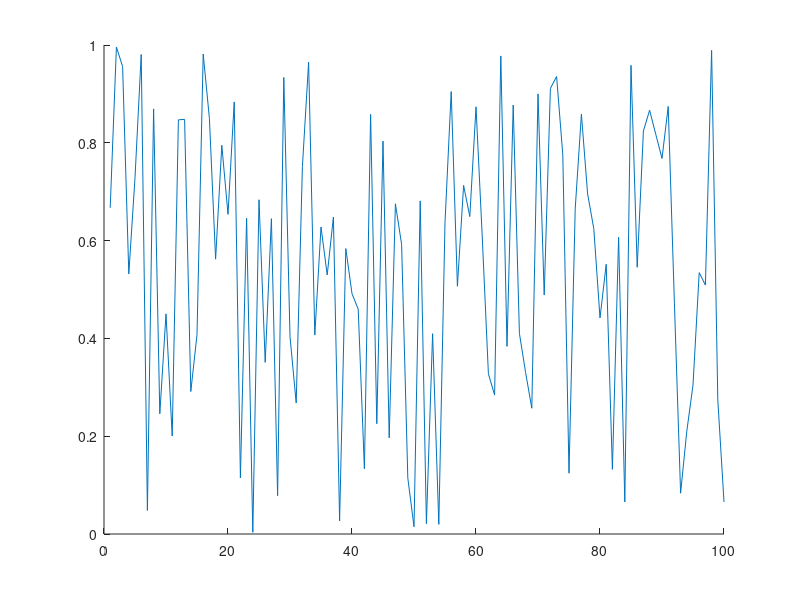

Source code (MATLAB): (Note: this script raises an error after producing the figure.)
clc
close all
clear

if isfolder('pics') == 0
    mkdir('pics')
end

x = 1:100;
y = rand(100,1);
idxmin = find(y == max(y));
idxmax = find(y == min(y));
txt = ['\leftarrow y = ',int2str(max(y))];
hold on
plot(x,y)
plot(x,y,'o','MarkerIndices',[idxmin idxmax],'MarkerFaceColor','red','MarkerSize',5)
t = text(idxmax,y(idxmax),txt);
t.Color = [153/255 153/255 255/255];
hold off
legend('random plot [0:1]');
print -dpng ./pics/test.png
close
%% testing plot function
clc

x = [0:0.01:2*pi];
y = sin(x);
yCmp = cos(x);
string = 'My test plot';
p_title = 'test_print';
t="";

% test = myplot(x,y,string,p_title);
test2 = superplot(x,y,'plotName',"My super plot",'figureName',"super_plot");
test3 = superplot(x,y,'cmpYLegend',"cos(x)",'figureName',"cosxVsSinx",'cmpY',yCmp,'yLegend',"sin(x)",'yName',"Amplitude",'xName',"Samples NOT normalized to 2\pi", ...
    'plotName',"Plotting cos(x) against sin(x)");
close(test2);
close(test3);
test4 = superplot(x,y);

testV = ones(1,1);
testV(2) = 5;

%% testing MER loop
% clear
clc
close all
clear

idx = 1;
for i = 0:200
    if ( rem((i-1)/4,1)==0 )
        validLen(idx) = i;
        idx = idx+1;
    end
end

% Constants are double-precision by default
vec = [85 121];

% for i
    
% for i = vec(1):0.01:vec(1)
%     fprintf("i is %d coefficients\n",i);
% end
    
% for i = 0:2:10
%     fprintf("i SHOULD be EVEN and is %d\n",i);
% end

%coefficients have to be even and divisible by span w/no remainder LOOK
%INTO THIS
%beta MUST be greater than 0
[MER_out, betaTX_out, betaRCV_out, coeff_out] = MER_opt('Nsps',4,'numCoeffs',vec,'betaTX',[0.1 0.0001 0.2],'betaRCV',[0.1 0.0001 0.2],'MER',50);
% [MER_out, betaTX_out, betaRCV_out, coeff_out] = MER_opt('Nsps',4,'numCoeffs',[25 77],'betaTX',[.01 0.01 .16],'betaRCV',[0.12 0.01 0.34],'MER',40);

last = find(~MER_out,1);
fileID = fopen('GSM_parameters.txt','w');
cBeta = char(hex2dec('03b2'));
fprintf(fileID,'%10s %10s %10s %10s\r\n','MER', 'betaTX', 'betaRCV', 'length');
A = [MER_out(1:last-1); betaTX_out(1:last-1); betaRCV_out(1:last-1); coeff_out(1:last-1)];
A = [MER_out; betaTX_out; betaRCV_out; coeff_out];
fprintf(fileID,'%10.6f %10.6f %10.6f %8.0f\r\n',A);
fclose(fileID);

% c_idx = find(coeff_out==121);
% max_121 = max(MER_out(c_idx(1):c_idx(end)));
% desired_121 = find(MER_out>=54.0679);

DONE = ones(10,1);
finish = sum(DONE(1:5));

%% MER calc
% clc
% clear all
% close all
% den = [-0.001473028462308   0.005666223150735  -0.019416661964618  -0.041188246018261   0.083990599017613  -0.169565530125065   0.900837427479342 ...
%     0.311842632473442  -0.140969388867244   0.099871376920441  -0.088049305611010   0.023834632003521  -0.009447343197004   0.002953619390284]
% 
% pk = 0.99924965776672958;
% 
% 10*log10(pk^2/sum(den.^2));

%% Measuring OOB requirements
clear 
close all
clc

format long
% window designer from 0 to pi
% load('KaisWin.mat');
load('windowKais101.mat');

% #TX&RCV length; RCV rolloff here
% beta = 0.146600;  %trial 1
% N = 65;
% beta = 0.116400;    %trial 2
% N = 73;
% beta = 0.144400;   %trial 3
% N = 121;
beta = 0.188000;     %trial 18 i stop counting bruh
N = 101;

Nsps = 4;
span = (N-1)/4;
% digital angular frequency, w (rads/sample)
% w = [0:0.001:1000]/1000*pi; %0-0.5
w = [0:0.001:2000]/1000*pi; %one whole cycle

GSM = rcosdesign(beta,span,Nsps);
As = 60;
b = 0.1102*(As-8.7);

b_pps = 0.183000;

for bk = 0:0.1:2
% for bk = 1:0.1:1       %trial 6
% for bk = 0:0.1:2       %trial 6
% for bk = 2.057:0.001:2.057
% for bk = 2.202:0.001:2.202
% *** b_nom is for TX filter ***
%     for b_nom = 0.10:0.01:0.14    %trial 3
%     for b_nom = 0.12:0.01:0.12    %trial 1-2
%     for b_nom = 0.3:0.01:0.3    %trial 4
%     for b_nom = 0.29:0.01:0.29    %trial 5
%     for b_nom = 0.3:0.01:0.3    %trial 6
    for b_nom = b_pps:0.01:b_pps   %trial 7
        wn = kaiser(length(GSM), bk);
%         wn = WinKaiser;
%         h_TX = GSM.*wn.';
        h_TX = rcosdesign(b_nom,span,Nsps).*wn.';
        h_GSM = GSM;

        % SRRC is a square root nyquist filter; firpm also
        % creates a sqrt nyquist filter
        M=N-1; Nsps=4; span=M/Nsps;
        fc=1/2/Nsps; fp=(1-b_nom)*fc; fs=(1+b_nom)*fc;
        fb = [0 fp fc fc fs .5]*2;
        a = [1 1 1/sqrt(2) 1/sqrt(2) 0 0];
        % wght vector needs to 2.4535 for passband
        wght = [2.4535 1 1];
        h_pps = firpm(M,fb,a,wght);

        % window
        h_pps = h_pps.*wn.';
    %     h_pps = h_pps;

        % estimate order of SR Nyquist filter
    %     ford=fb(2:end-1);
    %     aord=[1 1/sqrt(2) 0];
    %     sb=10^(-58/20);
    %     dev=[sb 0.02 sb];
    %     M_est=firpmord(ford,aord,dev);

        H_srrc = freqz(h_TX,1,w);
        H_pps = freqz(h_pps,1,w);

        % mag_H = 20*log10(abs(H));
        sam_r8 = 6.25;
        mag_H = 20*log10(abs(H_pps));
        bb_bnd=(1+.12)/2/Nsps; OB1_bnd=bb_bnd+(.22/sam_r8); OB2_bnd=OB1_bnd+(1.53/sam_r8); OB3_bnd=OB2_bnd+(1.75/sam_r8);
        baseband_ind = find( w/2/pi <= bb_bnd);
        OB1_ind = find(w/2/pi>bb_bnd & w/2/pi<=OB1_bnd);
        OB2_ind = find(w/2/pi > OB1_bnd & w/2/pi <= OB2_bnd);
        OB3_ind = find(w/2/pi > OB2_bnd & w/2/pi <= OB3_bnd);

        conv2mW = @(x) 10.^(x/20);
        conv2dBm =  @(x) 20.*log10(x);

        % For power, do i need to account for limits of SA
        spec_mW = sum(conv2mW(mag_H));
        bb_mW = sum(conv2mW(mag_H(baseband_ind(1):baseband_ind(end))));
        OB1_mW = sum(conv2mW(mag_H(OB1_ind(1):OB1_ind(end))));
        OB2_mW = sum(conv2mW(mag_H(OB2_ind(1):OB2_ind(end))));
        OB3_mW = sum(conv2mW(mag_H(OB3_ind(1):OB3_ind(end))));

        spec_dBm = conv2dBm(spec_mW);
        bb_dBm = conv2dBm(bb_mW);
        OB1_dBm = conv2dBm(OB1_mW);
        OB2_dBm = conv2dBm(OB2_mW);
        OB3_dBm = conv2dBm(OB3_mW);

        OB1_58 = bb_dBm-OB1_dBm;
        OB2_60 = bb_dBm-OB2_dBm;
        OB3_63 = bb_dBm-OB3_dBm;

        % can cascade firpm sqrt w/srrc, center coeff
        % isn't one BUT even symmetric
        cascade = conv(h_pps,GSM);
        cascade_SRRC = conv(GSM,GSM);

        num = cascade(N);
        den = zeros(floor(length(cascade)/Nsps),1);
        idx = 1;
        cnt = 0;
        for i = 1:length(cascade)
            if cnt == 0 && i ~= N
                den(idx) = cascade(i);
                cnt = cnt + 1;
                idx = idx + 1;
            elseif cnt >= Nsps-1
                cnt = 0;
            else
                cnt = cnt + 1;
            end
        end
        MER_theo = 10*log10( num^2/sum(den.^2) );
        fprintf("OB1: %2.6f | OB2: %2.6f | OB3: %2.6f | MER: %2.6f | Bk: %2.4f | Beta nominal: %2.4f | \n",OB1_58,OB2_60,OB3_63,MER_theo,bk, b_nom);
        fprintf("baseband bnd frequency: %2.4f | OB1 bnd frequency: %2.4f | OB2 bnd frequency: %2.4f | OB3 bnd frequency: %2.4f |\n\n", bb_bnd, OB1_bnd, OB2_bnd, OB3_bnd);
        if OB1_58 > 58 && OB2_60 > 60 && OB3_63 > 63 && MER_theo >= 40
            fprintf("\n*************MET SPEC*************************\n");
            fprintf("OB1: %2.6f | OB2: %2.6f | OB3: %2.6f | MER: %2.6f | Bk: %2.4f\n",OB1_58,OB2_60,OB3_63,MER_theo,bk);
            fprintf("Beta nominal: %2.4f | baseband bnd frequency: %2.4f | OB1 bnd frequency: %2.4f | OB2 bnd frequency: %2.4f \n\n",b_nom, bb_bnd, OB1_bnd, OB2_bnd);
        end
    end
end

TX_MR = superplot(w/2/pi,20*log10(abs(H_pps)),'plotName',"Magnitude Response of PPS",'figureName',"PracticalPSResp",'yName',"Magnitude (dB)",...
    'xName',"Frequency (cycles/sample)",'yLegend',"SQRT FIRPM",'cmpY',20*log10(abs(H_srrc)),'cmpYLegend',"SRRC",...
    'plotAxis',[0 w(end)/2/pi -150 10]);
hold on
% OOB requirement 1
plot([bb_bnd bb_bnd],[-200 -58],'--k');
plot([bb_bnd OB1_bnd],[-58 -58],'--k');
plot([OB1_bnd OB1_bnd],[-200 -58],'--k');
% OOB requirement 2
plot([OB1_bnd OB1_bnd],[-200 -60],':R');
plot([OB1_bnd OB2_bnd],[-60 -60],':R');
plot([OB2_bnd OB2_bnd],[-200 -60],':R');
% OOB requirement 3
plot([OB2_bnd OB2_bnd],[-200 -63],'g');
plot([OB2_bnd OB3_bnd],[-63 -63],'g');
plot([OB3_bnd OB3_bnd],[-200 -63],'g');
legend('Sqrt firpm','SRRC','OB1','OB1','OB1','OB2','OB2','OB2','OB3','OB3','OB3');
hold off
location = strcat('./pics/','PracticalPSResp','.png');
print(TX_MR, '-dpng', location);
% close(TX_MR);

% scale desired coefficients
maxi = sum(abs(h_pps));
scaling = (1-2^-17)/maxi;

h_pps_1s17= round(h_pps*scaling*2^17);
if sum(abs(h_pps_1s17/2^17) > 1-2^-17)
    fprintf("Error need to scaled down h_pps more\n");
    return
end

h_pps_coeffs = unique(h_pps_1s17,'stable');


%% Test cascade
clear 
% close all
clc

coeff = 65;
Nsps = 4;
beta = 0.146600;

span = (coeff-1)/Nsps;
rcv = rcosdesign(beta, span, Nsps);

% SR Nyquist filter
bb = 2.0; spans = 25;
M = coeff-1;
fc = 1/(2*Nsps);fp=(1-.12)*fc; fs=(1+.12)*fc;
fb = [0 fp fc fc fs .5]*2;
a = [1 1 1/sqrt(2) 1/sqrt(2) 0 0];
wght = [2.4535 1 1];
h_pps=firpm(M,fb,a,wght);
w = [0:0.001:1000]/1000*pi;
wnNorm=kaiser(coeff,2.0);
wnGr=kaiser(coeff,3);
wnLT=kaiser(coeff,1);

H_pps = freqz(h_pps,1,w);
H_ppsGrBk=freqz( conv(h_pps,wnGr),1,w );
H_ppsNormBk=freqz( conv(h_pps,wnNorm),1,w );
H_ppsLTBk=freqz( conv(h_pps,wnLT),1,w );

figName="PPS_with_65coeffs";
pps_plot = superplot(w/2/pi,20*log10(abs(H_pps)),'cmpY',20*log10(H_ppsNormBk),'figureName',figName,...
    'plotAxis',[0 0.5 -100 40]);
hold on
plot(w/2/pi,20*log10(abs(H_ppsGrBk)),"-.g");
plot(w/2/pi,20*log10(abs(H_ppsLTBk)),"--m");
legend('beta=0','beta=2.0','beta=3','beta=1');
hold off
location = strcat('./pics/',figName,'.png');
print(pps_plot, '-dpng', location);

% Too much theory to figure out MER for LPF

%% Test PPS_opt
% clc
% clear 
% close all
% 
% % Constants are double-precision by default
% vec = [65 129];
% 
% [MER_out, betaTX_out, betaRCV_out, coeff_out, betaKais_out] = PPS_opt('Nsps',4,...
%     'numCoeffs',vec,'betaTX',[0 0.001 0.2],'betaRCV',[0.12 0.01 0.12],'MER',40,'betaKais',[0 0.01 10]);

%% File IO
clear all
close all
clc

fileID = fopen('GSM_parameters_SRRC.txt');
formatSpec = '%s';
N = 4;
C_text = textscan(fileID,formatSpec,N);
C_data0 = textscan(fileID,'%f %f %f %f');
fclose(fileID);

%% Designing polyphase filter
clear;close all;clc; load('validLen.mat');

beta=0.12; N=21; Nsps=4; span=(N-1)/4;

% rcv = rcosdesign(beta,span, Nsps);
load('rcv.mat');
worse_case_output = sum(abs(rcv));
scaling = (1-2^-17)/worse_case_output;
rcv_1s17=round( rcv*scaling*2^17 );tx=rcv;

sym_mults=round(length(rcv)/2);
poly_mults=sym_mults/Nsps;

%% Testing roll off cascaded
clc; clear; close all;

N=41; Nsps=4; span=(N-1)/4;

rcv = rcosdesign(0.1,span, Nsps); tx = rcosdesign(0.08,span, Nsps);
cascade=conv(rcv,tx);

figure(1);
hold on
title('Different beta');
stem(1:N,rcv);
stem(1:N,tx)
stem(1:2*N-1,cascade);
legend('RCV','TX','Cascade'); grid;
hold off

figure(2);
hold on
title('Same beta');
stem(1:N,rcv);
stem(1:2*N-1,conv(rcv,rcv));
legend('RCV','Cascade'); grid;
hold off

% SRRC is a square root nyquist filter; firpm also
% creates a sqrt nyquist filter
M=N-1; Nsps=4; span=M/Nsps; b_nom=0.1;
fc=1/2/Nsps; fp=(1-b_nom)*fc; fs=(1+b_nom)*fc;
fb = [0 fp fc fc fs .5]*2;
a = [1 1 1/sqrt(2) 1/sqrt(2) 0 0];
% wght vector needs to 2.4535 for passband
wght = [2.4535 1 1];
tx_pm = firpm(M,fb,a,wght);
cascade_pm = conv(tx_pm,rcv);
cascade_rcv = conv(rcv,rcv);

figure(3);
subplot(2,1,1);
hold on
stem(1:N,tx_pm);
stem(1:2*N-1,cascade_pm);
title('firpm');
hold off
subplot(2,1,2);
hold on
stem(1:N,rcv);
stem(1:2*N-1,cascade_rcv);
title('traditional RC');
hold off
% legend('RCV','TX','Cascade'); grid;

figure(4)
stem(1:31,rcosdesign(0.25,(31-1)/4,4));
